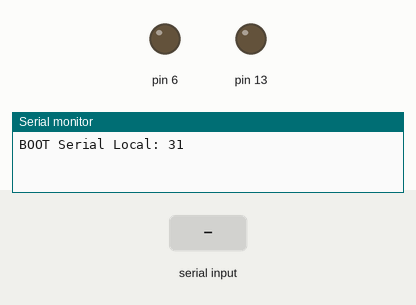
This sketch was run on a simulated Arduino Uno, built with avr-gcc and run on an emulated ATmega328P. On the bench: output pins drawn as LEDs (lit = HIGH), the last lines printed to the serial monitor. The test bench sets the inputs (shaded band).

Above: at 1.6 s.
1.7 s: "A" received over the second serial link
At 2.4 s:
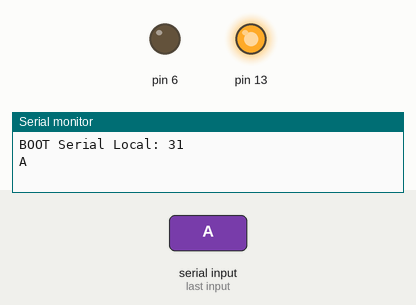
3.2 s: "A" received over Serial
At 3.4 s:
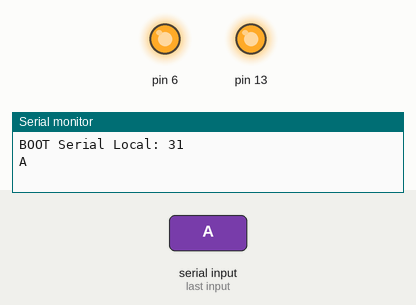
Timing chart, 0 to 6.2 s (numbered marks = the images above; inputs shaded):
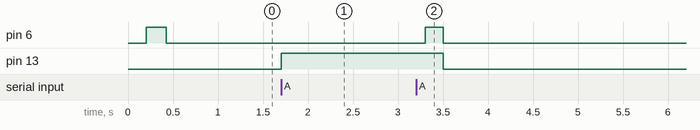

The sketch:

codigo1.ino
```cpp
const long interval = 10000;           // interval at which to blink (milliseconds)
unsigned long previousMillis = 0;        // will store last time LED was updated

int ADDRESS = 31;

#include <SoftwareSerial.h>

SoftwareSerial RS485(2, 3); // RX, TX

void setup() {
  pinMode(13, OUTPUT);
  pinMode(6, OUTPUT);

  digitalWrite(6, LOW);


  // Open serial communications and wait for port to open:
  Serial.begin(115200);
  while (!Serial) {
    ; // wait for serial port to connect. Needed for native USB port only
  }

  delay(100);

  Serial.print("BOOT Serial Local: ");
  delay(100);

  Serial.println(ADDRESS);


  // set the data rate for the SoftwareSerial port
  RS485.begin(9600);

  digitalWrite(6, HIGH);
  delay(100);

  RS485.print("BOOT Serial Net: ");
  RS485.println(ADDRESS);
  delay(100);

  digitalWrite(6, LOW);


}

void loop() { // run over and over
  if (RS485.available()) {
    char x = RS485.read();
    Serial.write(x);

    if (x == 'A')
      digitalWrite(13, HIGH);


    if (x == 'B')
      digitalWrite(13, LOW);

  }
  if (Serial.available()) {

    delay(100);
    digitalWrite(13, HIGH);
    digitalWrite(6, HIGH);

    delay(100);
    RS485.write(Serial.read());

    delay(100);
    digitalWrite(13, LOW);
    digitalWrite(6, LOW);

    delay(100);

  }


  unsigned long currentMillis = millis();

  if (currentMillis - previousMillis >= interval) {
    previousMillis = currentMillis;

    delay(100);
    digitalWrite(13, HIGH);
    digitalWrite(6, HIGH);

    delay(100);
    RS485.print(currentMillis);
    RS485.print(" ");
    RS485.print(ADDRESS);
    RS485.println(": Estou aqui!");

    delay(100);
    digitalWrite(13, LOW);
    digitalWrite(6, LOW);

    delay(100);
  }
}
```

Measured:
- after the input at 1.7 s, pin 13: LOW → HIGH at once
- after the input at 3.2 s, pin 6: LOW → HIGH after 0.10 s, → LOW 0.20 s later; pin 13: HIGH → LOW after 0.30 s
